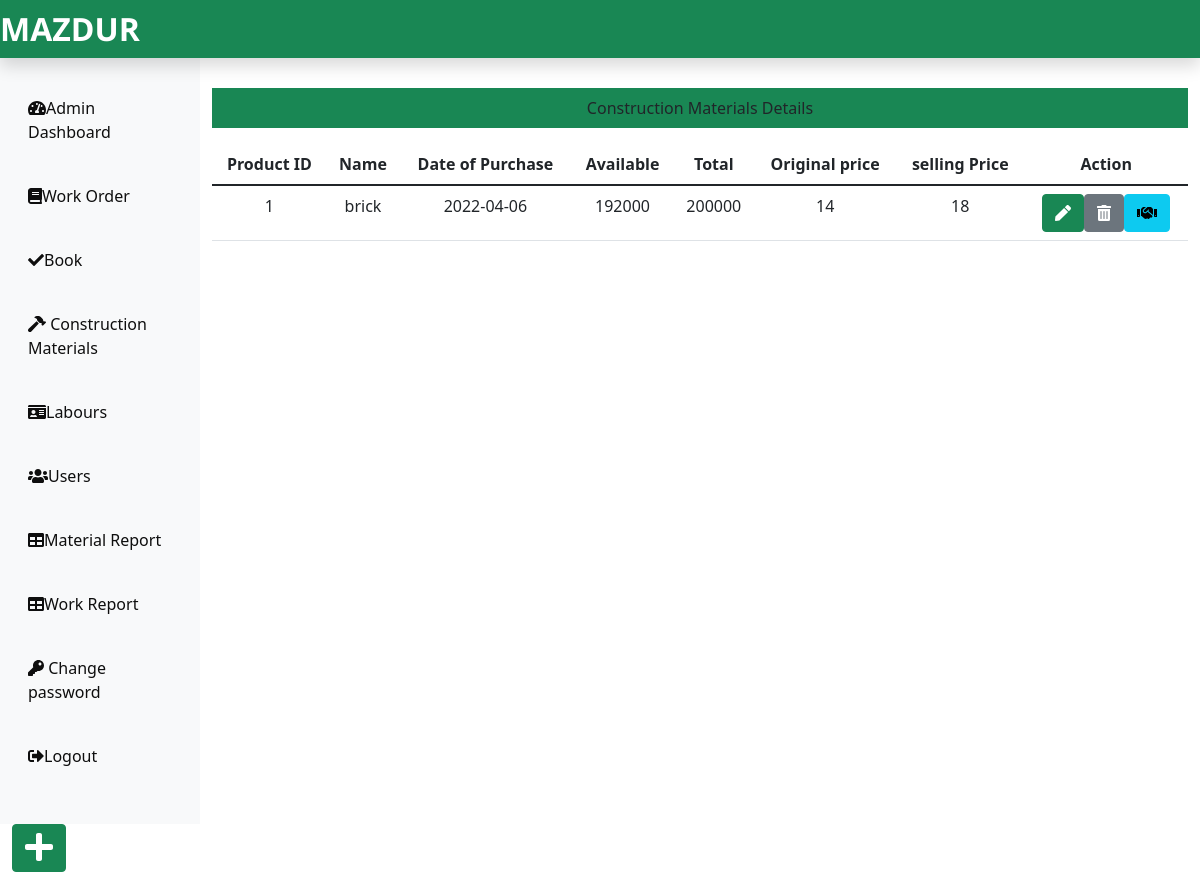
The page /Admin/consmat.php (signed in) on the database its author committed.
### tables this page shows
CREATE TABLE `constmat_tb` (
  `mid` int(11) NOT NULL,
  `mname` varchar(60) NOT NULL,
  `mdop` date NOT NULL,
  `mava` int(11) NOT NULL,
  `mtotal` int(11) NOT NULL,
  `moriginalcost` int(11) NOT NULL,
  `msellingcost` int(11) NOT NULL
);

### Admin/consmat.php (the view, shortened to what this page needs)
<?php
include('includes/header.php');
include('../dbConnection.php');
?>
<div class="col-sm-9 col-md-10 mt-5 text-center">
    <p class="bg-success text-White p-2">Construction Materials Details</p>
<?php
$sql ="SELECT * FROM constmat_tb";
$result = $conn->query($sql);
if($result->num_rows > 0){
  echo '<table class="table">';
  echo '<thead>';
  echo '<tr>';
  echo '<th scope="col">Product ID</th>';
  echo '<th scope="col">Name</th>';
  echo '<th scope="col">Date of Purchase</th>';
  echo '<th scope="col">Available</th>';
  echo '<th scope="col">Total</th>';
  echo '<th scope="col">Original price</th>';
  echo '<th scope="col">selling Price</th>';
  echo '<th scope="col">Action</th>';
  echo '</tr>';
  echo '</thead>';
  echo '<tbody>';
    while ($row = $result->fetch_assoc()){
        echo '<tr>';
        echo '<td>'.$row['mid'].'</td>';
        echo '<td>'.$row['mname'].'</td>';
        echo '<td>'.$row['mdop'].'</td>';
        echo '<td>'.$row['mava'].'</td>';
        echo '<td>'.$row['mtotal'].'</td>';
        echo '<td>'.$row['moriginalcost'].'</td>';
        echo '<td>'.$row['msellingcost'].'</td>';
        echo '<td>';
        echo '<form action="editmaterials.php" method="POST" class="d-inline mr-2">';
        echo '<input type="hidden" name="id" value='.$row['mid'].'><button type="submit" class="btn btn-success mr-3" name="edit" value="Edit" type="submit"><i class="fas fa-pen"></i></button>';
        echo '</form>';
        echo '<form action="" method="POST" class="d-inline">';
        echo '<input type="hidden" name="id" value='.$row['mid'].'><button type="submit" class="btn btn-secondary" name="remove" value="Remove"><i class="fas fa-trash-alt"></i></button>';
        echo '</form>';
        echo '<form action="sellproduct.php" method="POST" class="d-inline mr-2">';
        echo '<input type="hidden" name="id" value='.$row['mid'].'><button type="submit" class="btn btn-info mr-3" name="sell" value="sell" type="submit"><i class="fas fa-handshake"></i></button>';
        echo '</form>';
        echo '</td>';
        echo '</tr>';
    }
  echo '</table>';
}else{
    echo '0 Result';
}
?>
</div>
    </div>
    <div class="float-right"><a href="addmaterials.php"
    class="btn btn-success" >
    <i class="fas fa-plus fa-2x"></i></a></div>
        </div>
</body>
</html>

### rows shown on the page
constmat_tb: mid "1", mname "brick", mdop "2022-04-06", mava "192000", mtotal "200000", moriginalcost "14", msellingcost "18"
